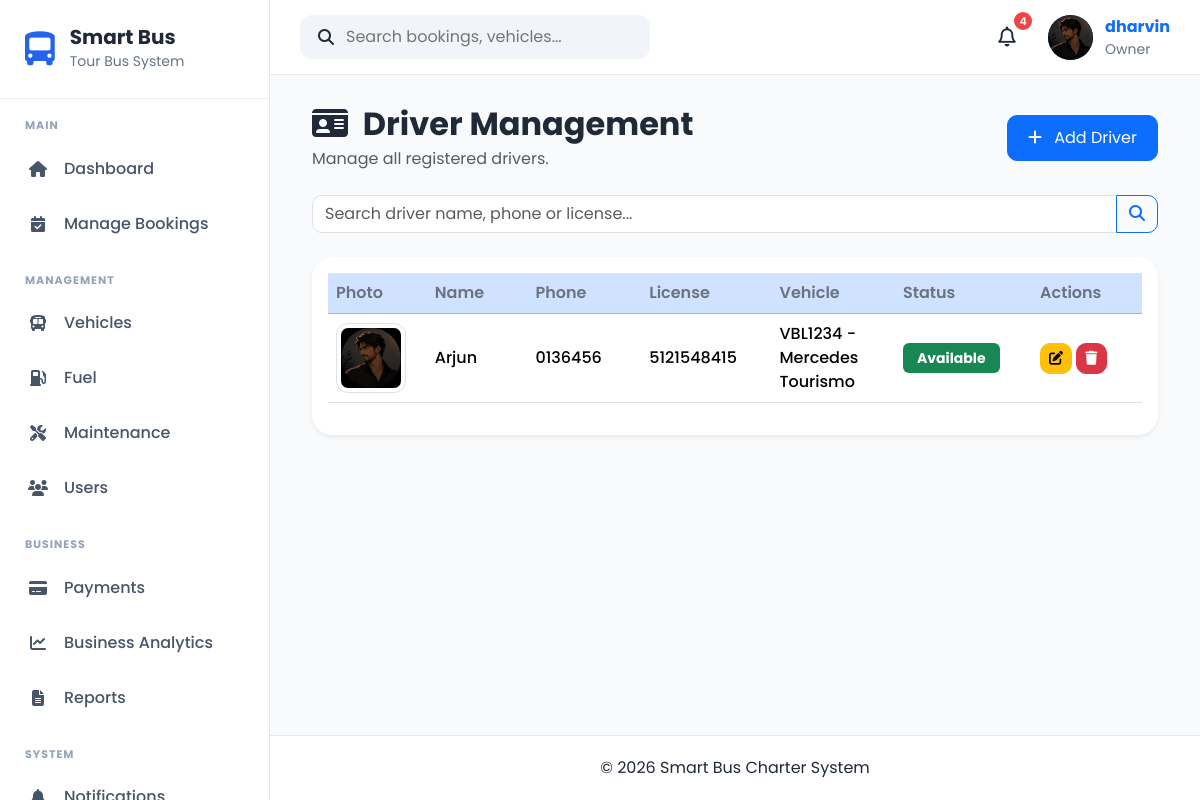
The app's page /drivers/ (signed in), older data.
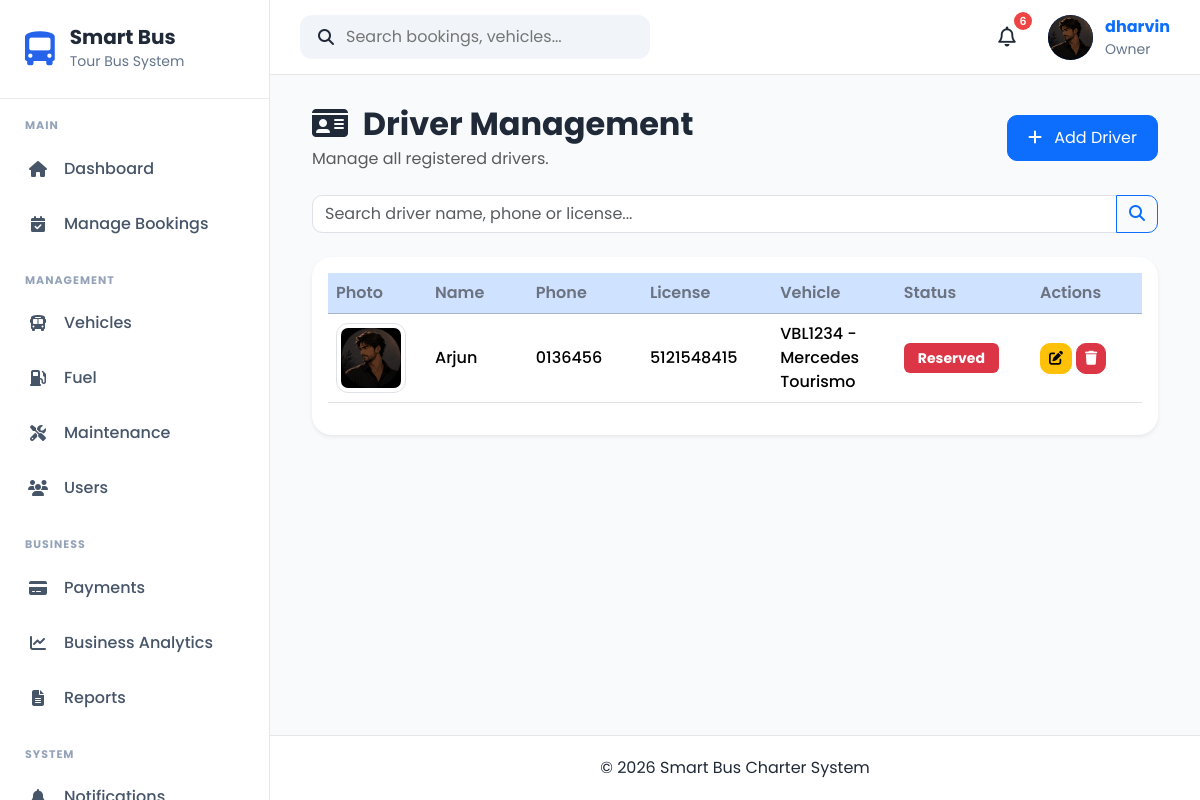
The same page, newer data.
### apps/drivers/models.py (models this page shows, shortened)
class Driver(models.Model):
    STATUS_CHOICES = [
        ("Available", "Available"),
        ("Reserved", "Reserved"),
        ("On Trip", "On Trip"),
        ("Leave", "Leave"),
        ("Inactive", "Inactive"),
    ]
    full_name = models.CharField(max_length=100)
    ic_passport = models.CharField(
        max_length=20,
        unique=True
    )
    phone = models.CharField(max_length=20)
    email = models.EmailField(
        blank=True,
        null=True
    )
    address = models.TextField(blank=True)
    driving_license = models.CharField(
        max_length=50,
        unique=True
    )
    license_expiry = models.DateField()
    assigned_vehicle = models.ForeignKey(
        Vehicle,
        on_delete=models.SET_NULL,
        blank=True,
        null=True,
        related_name="drivers"
    )
    status = models.CharField(
        max_length=20,
        choices=STATUS_CHOICES,
        default="Available"
    )
    photo = models.ImageField(
        upload_to="drivers/",
        blank=True,
        null=True
    )
    user = models.OneToOneField(
        settings.AUTH_USER_MODEL,
        on_delete=models.SET_NULL,
        null=True,
        blank=True,
        related_name="driver_record",
    )
    created_at = models.DateTimeField(auto_now_add=True)
    updated_at = models.DateTimeField(auto_now=True)
    class Meta:
        ordering = ["full_name"]

### apps/vehicles/models.py (models this page shows)
class Vehicle(models.Model):
    STATUS_CHOICES = [
        ("Available", "Available"),
        ("Booked", "Booked"),
        ("Maintenance", "Maintenance"),
        ("Inactive", "Inactive"),
    ]
    BUS_TYPE_CHOICES = [
        ("Mini Bus", "Mini Bus"),
        ("Standard Bus", "Standard Bus"),
        ("VIP Coach", "VIP Coach"),
    ]
    registration_number = models.CharField(
        max_length=20,
        unique=True
    )
    vehicle_name = models.CharField(
        max_length=100
    )
    bus_type = models.CharField(
        max_length=30,
        choices=BUS_TYPE_CHOICES
    )
    seat_capacity = models.PositiveIntegerField()
    manufacture_year = models.PositiveIntegerField()
    insurance_expiry = models.DateField()
    road_tax_expiry = models.DateField()
    status = models.CharField(
        max_length=20,
        choices=STATUS_CHOICES,
        default="Available"
    )
    image = models.ImageField(
        upload_to="vehicles/",
        blank=True,
        null=True
    )
    created_at = models.DateTimeField(auto_now_add=True)
    updated_at = models.DateTimeField(auto_now=True)
    def __str__(self):
        return f"{self.registration_number} - {self.vehicle_name}"

### apps/drivers/views.py (the view)
# urls.py: path("", views.driver_list, name="driver_list"),
@admin_required
def driver_list(request):
    search = request.GET.get("search", "").strip()
    drivers = Driver.objects.all()
    if search:
        drivers = drivers.filter(
            Q(full_name__icontains=search) |
            Q(phone__icontains=search)
        )
    drivers = drivers.order_by("full_name")
    paginator = Paginator(drivers, 10)
    page_number = request.GET.get("page")
    page_obj = paginator.get_page(page_number)
    return render(
        request,
        "drivers/driver_list.html",
        {
            "page_obj": page_obj,
            "search": search,
        }
    )

### apps/accounts/context_processors.py (called while the page is built)
def user_role(request):
    role = None
    if request.user.is_authenticated:
        try:
            role = request.user.profile.role
        except Exception:
            role = None
    return {
        "user_role": role
    }

### apps/notifications/context_processors.py (called while the page is built)
def notification_context(request):
    if not request.user.is_authenticated:
        return {}
    notifications = (
        NotificationRecipient.objects
        .filter(user=request.user)
        .select_related("notification")
        .order_by("-notification__created_at")[:5]
    )
    unread_count = (
        NotificationRecipient.objects
        .filter(
            user=request.user,
            is_read=False
        )
        .count()
    )
    return {
        "navbar_notifications": notifications,
        "unread_notifications": unread_count,
    }

### templates/drivers/driver_list.html (shortened to what this page needs)
{% extends "crud/base_list.html" %}
{% load static %}
{% block header_title %}
<i class="fas fa-id-card me-2"></i>
Driver Management
{% endblock %}
{% block header_subtitle %}
Manage all registered drivers.
{% endblock %}
{% block add_button %}
<a href="{% url 'drivers:driver_create' %}" class="btn btn-primary">
    <i class="fas fa-plus me-2"></i>
    Add Driver
</a>
{% endblock %}
{% block search %}
<form method="GET" class="mb-4">
    <div class="input-group">
        <input
            type="text"
            name="search"
            class="form-control"
            placeholder="Search driver name, phone or license..."
            value="{{ search }}">
        <button class="btn btn-outline-primary" type="submit">
            <i class="fas fa-search"></i>
        </button>
    </div>
</form>
{% endblock %}
{% block table %}
<table class="table table-hover align-middle">
    <thead class="table-primary">
        <tr>
            <th>Photo</th>
            <th>Name</th>
            <th>Phone</th>
            <th>License</th>
            <th>Vehicle</th>
            <th>Status</th>
            <th width="180">Actions</th>
        </tr>
    </thead>
    <tbody>
    {% for driver in page_obj %}
        <tr>
            <td>
                {% if driver.photo %}
                    <img src="{{ driver.photo.url }}"
                         class="img-thumbnail"
                         style="width:70px;height:70px;object-fit:cover;">
                {% else %}
                    <img src="{% static 'images/no-image.png' %}"
                         class="img-thumbnail"
                         style="width:70px;height:70px;object-fit:cover;">
                {% endif %}
            </td>
            <td>{{ driver.full_name }}</td>
            <td>{{ driver.phone }}</td>
            <td>{{ driver.driving_license }}</td>
            <td>
                {% if driver.assigned_vehicle %}
                    {{ driver.assigned_vehicle }}
                {% else %}
                    -
                {% endif %}
            </td>
            <td>
                {% if driver.status == "Available" %}
                    <span class="badge bg-success">{{ driver.status }}</span>
                {% elif driver.status == "On Trip" %}
                    <span class="badge bg-primary">{{ driver.status }}</span>
                {% elif driver.status == "Leave" %}
                    <span class="badge bg-warning text-dark">{{ driver.status }}</span>
                {% else %}
                    <span class="badge bg-danger">{{ driver.status }}</span>
                {% endif %}
            </td>
            <td>
                <a href="{% url 'drivers:driver_update' driver.pk %}"
                   class="btn btn-warning btn-sm">
                    <i class="fas fa-edit"></i>
                </a>
                <a href="{% url 'drivers:driver_delete' driver.pk %}"
                   class="btn btn-danger btn-sm">
                    <i class="fas fa-trash"></i>
                </a>
            </td>
        </tr>
    {% endfor %}
    </tbody>
</table>
{% endblock %}

### templates/components/navbar.html (shortened to what this page needs)
{% load static %}
<nav class="navbar-custom">
    <div class="navbar-left">
        <div class="search-box">
            <i class="fa-solid fa-magnifying-glass"></i>
            <input
                type="text"
                placeholder="Search bookings, vehicles..."
            >
        </div>
    </div>
    <div class="navbar-right">
            <div class="notification-icon">
                <button
                    class="notification-btn"
                    id = "notificationBtn">
                    <i class="fa-regular fa-bell"></i>
                    <span
                        class="notification-count"
                        id="notificationCount"
                         {% if unread_notifications == 0 %}style="display:none;"{% endif %}>
                        {{ unread_notifications }}
                    </span>
                </button>
            </div>
        <a href="{% url 'accounts:profile' %}" class="profile-link">
            <div class="profile-menu">
                {% if request.user.profile.profile_picture %}
                    <img
                        src="{{ request.user.profile.profile_picture.url }}"
                        alt="Profile Picture"
                        class="profile-avatar profile-image"
                    >
                {% else %}
                    <div class="profile-avatar">
                        {{ request.user.username|first|upper }}
                    </div>
                {% endif %}
                <div class="profile-info">
                    <strong>{{ request.user.username }}</strong>
                    <small>
                        {{ request.user.profile.role|default:"User" }}
                    </small>
                </div>
            </div>
        </a>
    </div>
</nav>

Row changes from the older to the newer data that the page shows:
changed Driver "Arjun": status "Available" → "Reserved"
Text that changed along with them:
{{ unread_notifications }}: "4" → "6"
